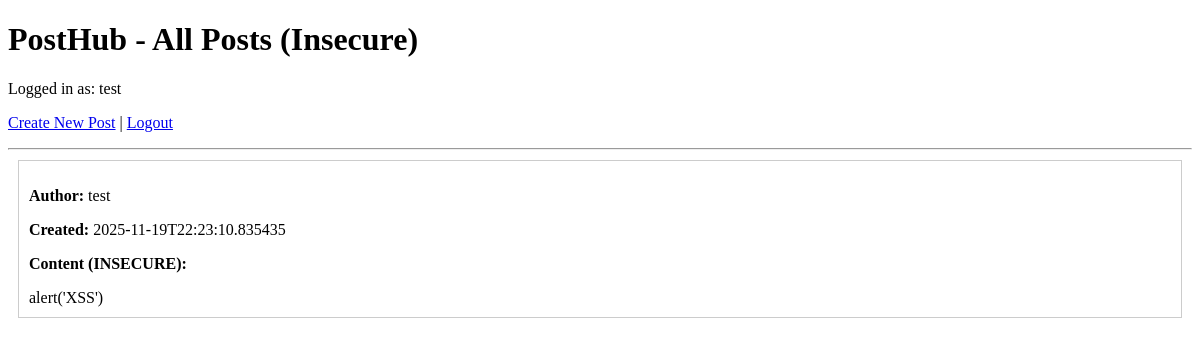
The app's page /posts (signed in), older data.
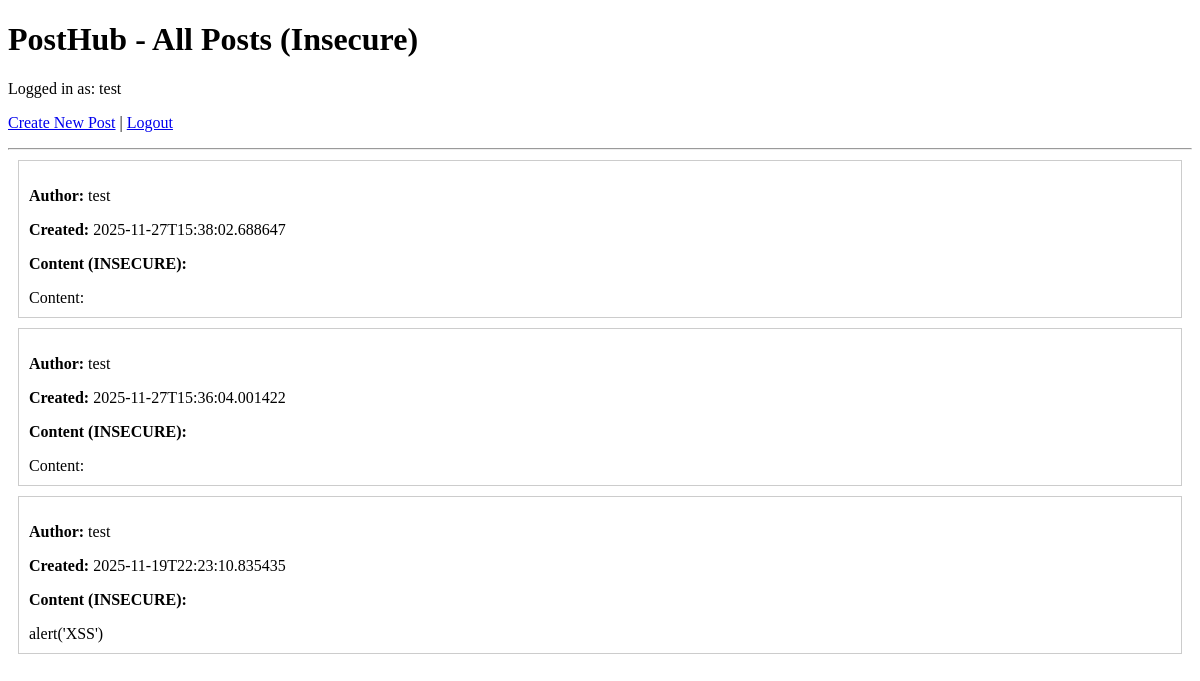
The same page, newer data.
### tables this page shows
CREATE TABLE users (
            id INTEGER PRIMARY KEY AUTOINCREMENT,
            username TEXT NOT NULL,
            email TEXT NOT NULL UNIQUE,
            password TEXT NOT NULL,
            role TEXT NOT NULL DEFAULT 'user'
        );

CREATE TABLE posts (
            id INTEGER PRIMARY KEY AUTOINCREMENT,
            user_id INTEGER NOT NULL,
            content TEXT NOT NULL,
            created_at TEXT NOT NULL,
            FOREIGN KEY (user_id) REFERENCES users (id)
        );

### app.py (the view)
@app.route("/posts")
def posts():
    if "user_id" not in session:
        return redirect(url_for("login"))
    db = get_db()
    posts = db.execute(
        """
        SELECT posts.id, posts.content, posts.created_at, users.username
        FROM posts
        JOIN users ON posts.user_id = users.id
        ORDER BY posts.created_at DESC
        """
    ).fetchall()
    return render_template("posts.html", posts=posts)

### app.py (called while the page is built)
def get_db():
    if "db" not in g:
        conn = sqlite3.connect(DATABASE)
        conn.row_factory = sqlite3.Row
        g.db = conn
    return g.db

### templates/posts.html (shortened to what this page needs)
<!DOCTYPE html>
<html>
<head>
</head>
<body>
    <h1>PostHub - All Posts (Insecure)</h1>
    <p>Logged in as: {{ session.username }}</p>
    <p>
        <a href="{{ url_for('create_post') }}">Create New Post</a> |
        <a href="{{ url_for('logout') }}">Logout</a>
    </p>
    <hr>
    {% if posts %}
        {% for post in posts %}
            <div style="border:1px solid #ccc; margin:10px; padding:10px;">
                <p><strong>Author:</strong> {{ post['username'] }}</p>
                <p><strong>Created:</strong> {{ post['created_at'] }}</p>
                <p><strong>Content (INSECURE):</strong></p>
                {{ post['content'] | safe }}
            </div>
        {% endfor %}
    {% else %}
        <p>No posts yet.</p>
    {% endif %}
</body>
</html>

Row changes from the older to the newer data that the page shows:
added posts: username "test", created_at "2025-11-27T15:38:02.688647", content "Content:"
added posts: username "test", created_at "2025-11-27T15:36:04.001422", content "Content:"
